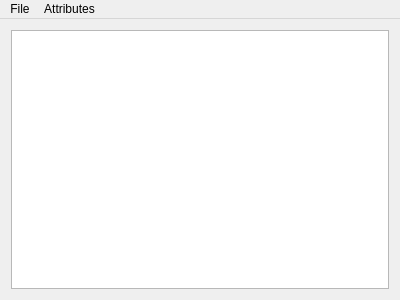
<?xml version="1.0" encoding="UTF-8"?>
<ui version="4.0">
 <class>MainWindow</class>
 <widget class="QMainWindow" name="MainWindow">
  <property name="geometry">
   <rect>
    <x>0</x>
    <y>0</y>
    <width>400</width>
    <height>300</height>
   </rect>
  </property>
  <property name="windowTitle">
   <string>TMROMediaSync</string>
  </property>
  <widget class="QWidget" name="centralWidget">
   <layout class="QGridLayout" name="gridLayout">
    <item row="0" column="0">
     <widget class="QTextBrowser" name="logBrowser"/>
    </item>
   </layout>
  </widget>
  <widget class="QMenuBar" name="menuBar">
   <property name="geometry">
    <rect>
     <x>0</x>
     <y>0</y>
     <width>400</width>
     <height>20</height>
    </rect>
   </property>
   <widget class="QMenu" name="menuFile">
    <property name="title">
     <string>File</string>
    </property>
    <addaction name="actionSettings"/>
    <addaction name="actionQuit"/>
   </widget>
   <widget class="QMenu" name="menuPresets">
    <property name="title">
     <string>Attributes</string>
    </property>
    <addaction name="actionConfigureAttributes"/>
   </widget>
   <addaction name="menuFile"/>
   <addaction name="menuPresets"/>
  </widget>
  <action name="actionSettings">
   <property name="text">
    <string>Settings...</string>
   </property>
  </action>
  <action name="actionQuit">
   <property name="text">
    <string>Quit</string>
   </property>
   <property name="shortcut">
    <string>Ctrl+Q</string>
   </property>
  </action>
  <action name="actionConfigureAttributes">
   <property name="text">
    <string>Configure Attributes...</string>
   </property>
  </action>
 </widget>
 <layoutdefault spacing="6" margin="11"/>
 <resources/>
 <connections/>
</ui>
